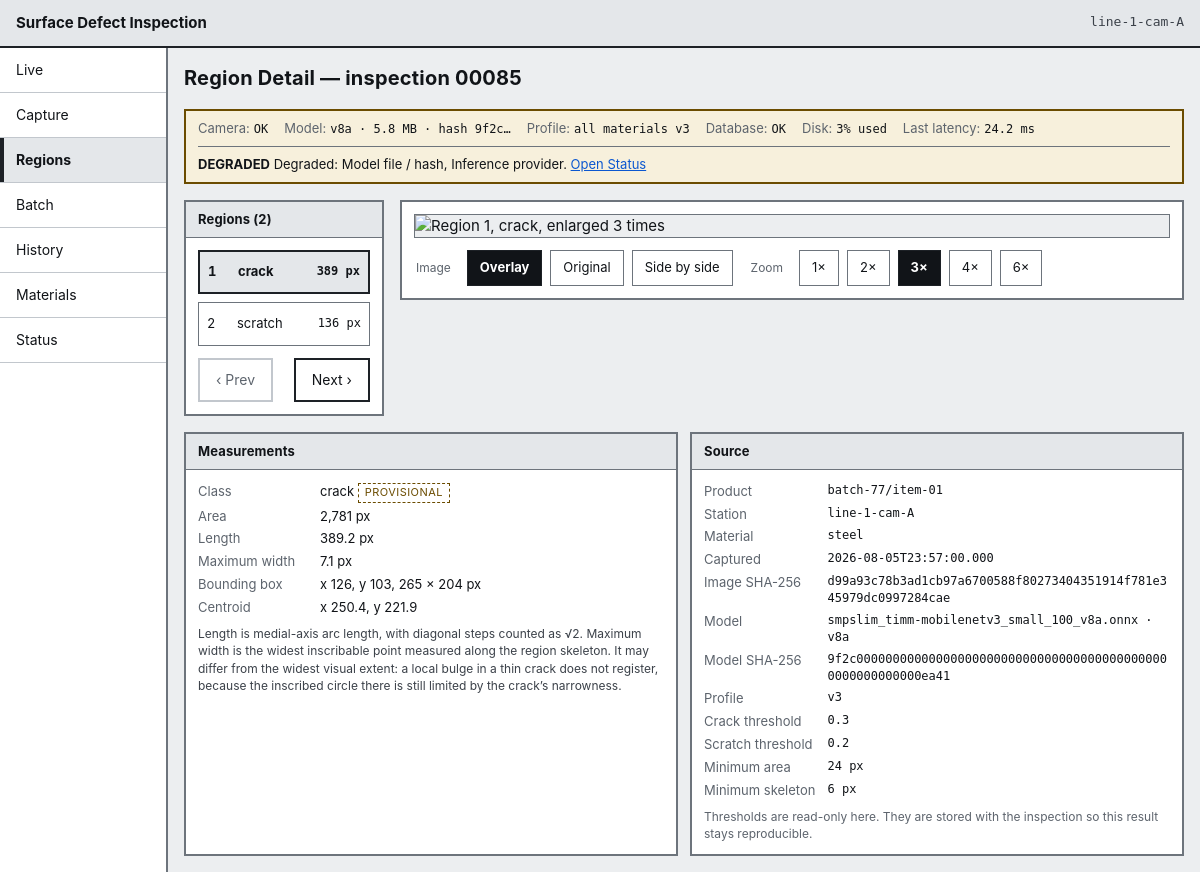
Page /regions on the committed database.
### tables this page shows
CREATE TABLE station (
    station_id    INTEGER PRIMARY KEY AUTOINCREMENT,
    station_code  TEXT NOT NULL UNIQUE,
    line_code     TEXT NOT NULL,
    mm_per_pixel  REAL,               -- NULL until the station is calibrated
    camera_status TEXT NOT NULL DEFAULT 'ok',
    created_at    TEXT NOT NULL
);

CREATE TABLE model_version (
    model_version_id INTEGER PRIMARY KEY AUTOINCREMENT,
    file_name        TEXT NOT NULL,
    version          TEXT NOT NULL,
    artefact_sha256  TEXT NOT NULL UNIQUE,
    parameter_count  INTEGER,
    size_mb          REAL,
    precision        TEXT,
    latency_ms       REAL,
    created_at       TEXT NOT NULL,
    is_active        INTEGER NOT NULL DEFAULT 0 CHECK (is_active IN (0, 1))
);

CREATE TABLE inspection (
    inspection_id      INTEGER PRIMARY KEY AUTOINCREMENT,
    station_id         INTEGER NOT NULL REFERENCES station (station_id),
    profile_id         INTEGER NOT NULL REFERENCES profile (profile_id),
    model_version_id   INTEGER NOT NULL REFERENCES model_version (model_version_id),
    material_id        INTEGER REFERENCES material (material_id),
    batch_run_id       INTEGER REFERENCES batch_run (batch_run_id),
    image_sha256       TEXT,
    product_id         TEXT,
    captured_at        TEXT NOT NULL,
    processed_at       TEXT NOT NULL,
    status             TEXT NOT NULL CHECK (status IN (
                           'regions_found', 'clean',
                           'acquisition_failure', 'processing_failure')),
    region_count       INTEGER NOT NULL DEFAULT 0,
    latency_ms         REAL,
    source_image_path  TEXT,
    overlay_image_path TEXT,
    error_code         TEXT,
    error_message      TEXT
);

CREATE TABLE defect_region (
    region_id     INTEGER PRIMARY KEY AUTOINCREMENT,
    inspection_id INTEGER NOT NULL REFERENCES inspection (inspection_id) ON DELETE CASCADE,
    region_index  INTEGER NOT NULL,
    class_id      INTEGER NOT NULL REFERENCES defect_class (class_id),
    area_px       INTEGER NOT NULL,
    length_px     REAL NOT NULL,
    max_width_px  REAL NOT NULL,
    bbox_x        INTEGER NOT NULL,
    bbox_y        INTEGER NOT NULL,
    bbox_width    INTEGER NOT NULL,
    bbox_height   INTEGER NOT NULL,
    centroid_x    REAL,
    centroid_y    REAL,
    UNIQUE (inspection_id, region_index)
);

CREATE TABLE defect_class (
    class_id     INTEGER PRIMARY KEY,
    class_code   TEXT NOT NULL UNIQUE,
    display_name TEXT NOT NULL
);

CREATE TABLE material (
    material_id    INTEGER PRIMARY KEY AUTOINCREMENT,
    material_code  TEXT NOT NULL UNIQUE,
    material_name  TEXT NOT NULL,
    support_status TEXT NOT NULL CHECK (support_status IN (
                       'supported', 'one_product_only', 'thin_coverage',
                       'typing_unsupported', 'not_supported', 'under_evaluation')),
    notes          TEXT
);

CREATE TABLE profile (
    profile_id          INTEGER PRIMARY KEY AUTOINCREMENT,
    material_id         INTEGER REFERENCES material (material_id),
    version_no          INTEGER NOT NULL,
    crack_threshold     REAL NOT NULL,
    scratch_threshold   REAL NOT NULL,
    minimum_area_px     INTEGER NOT NULL,
    minimum_skeleton_px INTEGER NOT NULL,
    created_at          TEXT NOT NULL,
    is_active           INTEGER NOT NULL DEFAULT 0 CHECK (is_active IN (0, 1)),
    UNIQUE (material_id, version_no)
);

### app/routes/pages.py (the view)
@router.get("/regions", response_class=HTMLResponse)
def region_detail(
    request: Request,
    inspection_id: int | None = Query(None),
    region: int = Query(1, ge=1),
    mode: str = Query("overlay", pattern="^(overlay|source|side_by_side)$"),
    zoom: int = Query(3, ge=1, le=6),
    conn: sqlite3.Connection = Depends(get_db),
    settings: Settings = Depends(settings_dep),
) -> HTMLResponse:
    context = _base_context(request, conn, settings, "regions")
    if inspection_id is None:
        row = inspections.latest(conn, settings.station_id) or inspections.latest(conn)
        if row is None or int(row["region_count"] or 0) == 0:
            candidate = conn.execute(
                "SELECT inspection_id FROM inspection WHERE region_count > 0 "
                "ORDER BY captured_at DESC, inspection_id DESC LIMIT 1"
            ).fetchone()
            inspection_id = int(candidate["inspection_id"]) if candidate else (
                int(row["inspection_id"]) if row else None
            )
        else:
            inspection_id = int(row["inspection_id"])
    view = inspection_view(conn, inspection_id) if inspection_id else None
    context.update(
        {
            "view": view,
            "inspection_id": inspection_id,
            "mode": mode,
            "zoom": zoom,
            "selected_index": region,
        }
    )
    if view and view["regions"]:
        indices = [r["region_index"] for r in view["regions"]]
        selected = region if region in indices else indices[0]
        position = indices.index(selected)
        context.update(
            {
                "selected_index": selected,
                "selected_region": view["regions"][position],
                "prev_index": indices[position - 1] if position > 0 else None,
                "next_index": indices[position + 1] if position < len(indices) - 1 else None,
            }
        )
    return _templates(request).TemplateResponse(request, "region_detail.html", context)

### app/templates/region_detail.html (shortened to what this page needs)
{% extends "base.html" %}
{% block heading %}Region Detail{% if inspection_id %} &mdash; inspection {{ "%05d"|format(inspection_id) }}{% endif %}{% endblock %}
{% block content %}
{% if view and view.regions %}
<div class="regions" id="region-root"
     data-inspection-id="{{ view.inspection.inspection_id }}"
     data-region="{{ selected_index }}">
  <section class="regions__list panel" aria-label="Regions in this inspection">
    <h2 class="panel__title">Regions ({{ view.regions|length }})</h2>
    <ul class="region-list">
      {% for region in view.regions %}
      <li>
        <a class="region-list__item{% if region.region_index == selected_index %} region-list__item--current{% endif %}"
           href="?inspection_id={{ view.inspection.inspection_id }}&amp;region={{ region.region_index }}&amp;mode={{ mode }}&amp;zoom={{ zoom }}"
           {% if region.region_index == selected_index %}aria-current="true"{% endif %}>
          <span class="region-list__index">{{ region.region_index }}</span>
          <span class="region-list__class">{{ region.class_code }}</span>
          <span class="region-list__length">{{ region.length_px|px }}</span>
        </a>
      </li>
      {% endfor %}
    </ul>
    <div class="button-row button-row--split">
      {% if prev_index %}
      <a class="button" id="prev-region" href="?inspection_id={{ view.inspection.inspection_id }}&amp;region={{ prev_index }}&amp;mode={{ mode }}&amp;zoom={{ zoom }}" rel="prev">&lsaquo; Prev</a>
      {% else %}
      <span class="button button--disabled" aria-disabled="true">&lsaquo; Prev</span>
      {% endif %}
      {% if next_index %}
      <a class="button" id="next-region" href="?inspection_id={{ view.inspection.inspection_id }}&amp;region={{ next_index }}&amp;mode={{ mode }}&amp;zoom={{ zoom }}" rel="next">Next &rsaquo;</a>
      {% else %}
      <span class="button button--disabled" aria-disabled="true">Next &rsaquo;</span>
      {% endif %}
    </div>
  </section>
  <section class="regions__viewer panel" aria-label="Region crop">
    <div class="viewer {% if mode == 'side_by_side' %}viewer--split{% endif %}">
      {% if mode == "side_by_side" %}
        <figure class="viewer__pane">
          <img class="image-frame" src="/media/inspection/{{ view.inspection.inspection_id }}/region/{{ selected_index }}?mode=source&amp;zoom={{ zoom }}"
               alt="Region {{ selected_index }} on the original image, enlarged {{ zoom }} times">
          <figcaption>Original</figcaption>
        </figure>
        <figure class="viewer__pane">
          <img class="image-frame" src="/media/inspection/{{ view.inspection.inspection_id }}/region/{{ selected_index }}?mode=overlay&amp;zoom={{ zoom }}"
               alt="Region {{ selected_index }} with the defect mask drawn, enlarged {{ zoom }} times">
          <figcaption>Overlay</figcaption>
        </figure>
      {% else %}
        <img class="image-frame" id="region-crop"
             src="/media/inspection/{{ view.inspection.inspection_id }}/region/{{ selected_index }}?mode={{ mode }}&amp;zoom={{ zoom }}"
             alt="Region {{ selected_index }}, {{ selected_region.class_code }}, enlarged {{ zoom }} times">
      {% endif %}
    </div>
    <div class="viewer__controls">
      <fieldset class="control-group">
        <legend>Image</legend>
        {% for option, label in [("overlay", "Overlay"), ("source", "Original"), ("side_by_side", "Side by side")] %}
        <a class="chip{% if mode == option %} chip--current{% endif %}"
           href="?inspection_id={{ view.inspection.inspection_id }}&amp;region={{ selected_index }}&amp;mode={{ option }}&amp;zoom={{ zoom }}"
           {% if mode == option %}aria-current="true"{% endif %}>{{ label }}</a>
        {% endfor %}
      </fieldset>
      <fieldset class="control-group">
        <legend>Zoom</legend>
        {% for level in [1, 2, 3, 4, 6] %}
        <a class="chip{% if zoom == level %} chip--current{% endif %}"
           href="?inspection_id={{ view.inspection.inspection_id }}&amp;region={{ selected_index }}&amp;mode={{ mode }}&amp;zoom={{ level }}"
           {% if zoom == level %}aria-current="true"{% endif %}>{{ level }}&times;</a>
        {% endfor %}
      </fieldset>
    </div>
  </section>
  <section class="regions__measurements" aria-label="Measurements">
    <div class="panel">
      <h2 class="panel__title">Measurements</h2>
      <dl class="datalist">
        <dt>Class</dt><dd>{{ selected_region.class_code }} <span class="tag tag--provisional">provisional</span></dd>
        <dt>Area</dt><dd>{{ selected_region.area_px|px }}</dd>
        <dt>Length</dt><dd>{{ selected_region.length_px|px(1) }}</dd>
        <dt>Maximum width</dt><dd>{{ selected_region.max_width_px|px(1) }}</dd>
        <dt>Bounding box</dt><dd>x {{ selected_region.bbox_x }}, y {{ selected_region.bbox_y }}, {{ selected_region.bbox_width }} &times; {{ selected_region.bbox_height }} px</dd>
        <dt>Centroid</dt><dd>{% if selected_region.centroid_x is not none %}x {{ selected_region.centroid_x|number(1) }}, y {{ selected_region.centroid_y|number(1) }}{% else %}&mdash;{% endif %}</dd>
      </dl>
      <p class="note">
        Length is medial-axis arc length, with diagonal steps counted as &radic;2.
        Maximum width is the widest inscribable point measured along the region skeleton.
        It may differ from the widest visual extent: a local bulge in a thin crack does not
        register, because the inscribed circle there is still limited by the crack&rsquo;s narrowness.
      </p>
    </div>
    <div class="panel">
      <h2 class="panel__title">Source</h2>
      <dl class="datalist datalist--mono">
        <dt>Product</dt><dd>{{ view.inspection.product_id or "&mdash;"|safe }}</dd>
        <dt>Station</dt><dd>{{ view.inspection.station_code }}</dd>
        <dt>Material</dt><dd>{{ view.inspection.material_code or "&mdash;"|safe }}</dd>
        <dt>Captured</dt><dd>{{ view.inspection.captured_at }}</dd>
        <dt>Image SHA-256</dt><dd class="break">{{ view.inspection.image_sha256 or "&mdash;"|safe }}</dd>
        <dt>Model</dt><dd>{{ view.inspection.model_file_name }} &middot; {{ view.inspection.model_version }}</dd>
        <dt>Model SHA-256</dt><dd class="break">{{ view.inspection.artefact_sha256 }}</dd>
        <dt>Profile</dt><dd>v{{ view.inspection.profile_version }}</dd>
        <dt>Crack threshold</dt><dd>{{ view.inspection.crack_threshold }}</dd>
        <dt>Scratch threshold</dt><dd>{{ view.inspection.scratch_threshold }}</dd>
        <dt>Minimum area</dt><dd>{{ view.inspection.minimum_area_px }} px</dd>
        <dt>Minimum skeleton</dt><dd>{{ view.inspection.minimum_skeleton_px }} px</dd>
      </dl>
      <p class="note note--quiet">Thresholds are read-only here. They are stored with the inspection so this result stays reproducible.</p>
    </div>
  </section>
</div>
{% else %}
<div class="panel empty-state">
  <h2>Nothing to show</h2>
  <p>No inspection has been recorded yet.</p>
</div>
{% endif %}
{% endblock %}

### app/templates/base.html (shortened to what this page needs)
<!DOCTYPE html>
<html lang="en">
<head>
  <link rel="stylesheet" href="/static/css/base.css">
  <link rel="stylesheet" href="/static/css/layout.css">
  <link rel="stylesheet" href="/static/css/components.css">
  <link rel="stylesheet" href="/static/css/responsive.css">
</head>
<body data-screen="{{ active }}">
  <header class="app-bar">
    <span class="app-bar__title">{{ app_title }}</span>
    <span class="app-bar__station" title="Station">{{ station }}</span>
  </header>
  <div class="shell">
    {% include "partials/navigation.html" %}
    <main id="main" class="main" tabindex="-1">
      <div class="page-header">
        <h1 class="page-header__title">{% block heading %}{% endblock %}</h1>
      </div>
      {% if health is defined %}{% include "partials/health_strip.html" %}{% endif %}
      {% block content %}{% endblock %}
    </main>
  </div>
</body>
</html>

### app/templates/partials/health_strip.html (shortened to what this page needs)
<section class="strip strip--{{ health.overall }}" aria-label="Station health">
  <ul class="strip__items">
    <li class="strip__item">
      <span class="strip__key">Camera</span>
      <span class="strip__value">{{ health.camera.state_label }}</span>
    </li>
    <li class="strip__item">
      <span class="strip__key">Model</span>
      <span class="strip__value">{{ health.model_version }}{% if health.model_size_mb %} &middot; {{ health.model_size_mb }} MB{% endif %} &middot; hash {{ health.model_sha_short }}</span>
    </li>
    <li class="strip__item">
      <span class="strip__key">Profile</span>
      <span class="strip__value">{{ health.profile_label }}{% if health.profile_version %} v{{ health.profile_version }}{% endif %}</span>
    </li>
    <li class="strip__item">
      <span class="strip__key">Database</span>
      <span class="strip__value">{{ health.database.state_label }}</span>
    </li>
    <li class="strip__item">
      <span class="strip__key">Disk</span>
      <span class="strip__value">{{ health.disk_value or health.disk.state_label }}</span>
    </li>
    <li class="strip__item">
      <span class="strip__key">Last latency</span>
      <span class="strip__value">{% if health.latency_ms %}{{ health.latency_ms }} ms{% else %}&mdash;{% endif %}</span>
    </li>
  </ul>
  {% if health.overall != "ok" %}
  <p class="strip__alert">
    <strong>{{ health.overall_label }}</strong>
    {% if health.degraded %}Degraded: {{ health.degraded|join(", ") }}.{% endif %}
    <a href="/status">Open Status</a>
  </p>
  {% endif %}
</section>

### rows in the picture
station: station_code "line-1-cam-A", inspection.station_code "line-1-cam-A"
model_version: model_version "v8a", model_size_mb "5.8", inspection.model_file_name "smpslim_timm-mobilenetv3_small_100_v8a.onnx", inspection.model_version "v8a", inspection.artefact_sha256 "9f2c00000000000000000000000000000000000000000000000000000000ea41"
inspection: latency_ms "24.2", inspection "batch-77/item-01", inspection.captured_at "2026-08-05T23:57:00.000", inspection "d99a93c78b3ad1cb97a6700588f80273404351914f781e345979dc0997284cae"
defect_region: region_index "1", class_code "crack", length_px|px "389 px", area_px|px "2,781 px", length_px|px "389.2 px", max_width_px|px "7.1 px", bbox_x "126", bbox_y "103", bbox_width "265", bbox_height "204", centroid_x|number "250.4", centroid_y|number "221.9"
defect_region: region_index "2", class_code "scratch", length_px|px "136 px"
defect_class: class_code "crack"
material: inspection "steel"
profile: inspection.profile_version "3", inspection.crack_threshold "0.3", inspection.scratch_threshold "0.2", inspection.minimum_area_px "24", inspection.minimum_skeleton_px "6"

### other values in the picture
{{ app_title }} "Surface Defect Inspection"
{{ item.label }} "Live" "Capture" "Regions" "Batch" "History" "Materials" "Status"
{{ "%05d"|format(inspection_id) }} "00085"
{{ health.camera.state_label }} "OK"
{{ health.model_sha_short }} "9f2c…"
{{ health.profile_label }} "all materials"
{{ health.profile_version }} "3"
{{ health.database.state_label }} "OK"
{{ health.disk_value or health.disk.state_label }} "3% used"
{{ health.overall_label }} "DEGRADED"
{{ health.degraded|join(", ") }} "Model file / hash, Inference provider"
{{ view.regions|length }} "2"
{{ label }} "Overlay" "Original" "Side by side"
{{ level }} "1" "2" "3" "4" "6"
